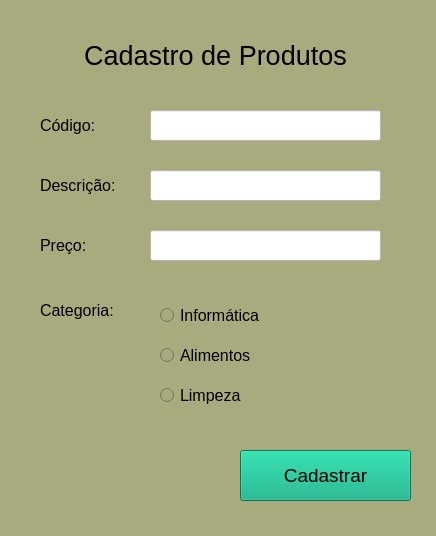
<?xml version="1.0" encoding="UTF-8"?>
<ui version="4.0">
 <class>MainWindow</class>
 <widget class="QMainWindow" name="MainWindow">
  <property name="geometry">
   <rect>
    <x>0</x>
    <y>0</y>
    <width>436</width>
    <height>536</height>
   </rect>
  </property>
  <property name="windowTitle">
   <string>MainWindow</string>
  </property>
  <property name="styleSheet">
   <string notr="true">background-color: rgb(170, 170, 127);</string>
  </property>
  <widget class="QWidget" name="centralwidget">
   <widget class="QLabel" name="label">
    <property name="geometry">
     <rect>
      <x>40</x>
      <y>20</y>
      <width>351</width>
      <height>71</height>
     </rect>
    </property>
    <property name="font">
     <font>
      <pointsize>20</pointsize>
     </font>
    </property>
    <property name="text">
     <string>Cadastro de Produtos</string>
    </property>
    <property name="alignment">
     <set>Qt::AlignCenter</set>
    </property>
   </widget>
   <widget class="QLabel" name="label_2">
    <property name="geometry">
     <rect>
      <x>40</x>
      <y>110</y>
      <width>81</width>
      <height>31</height>
     </rect>
    </property>
    <property name="font">
     <font>
      <pointsize>12</pointsize>
     </font>
    </property>
    <property name="text">
     <string>Código: </string>
    </property>
   </widget>
   <widget class="QLabel" name="label_3">
    <property name="geometry">
     <rect>
      <x>40</x>
      <y>170</y>
      <width>101</width>
      <height>31</height>
     </rect>
    </property>
    <property name="font">
     <font>
      <pointsize>12</pointsize>
     </font>
    </property>
    <property name="text">
     <string>Descrição:</string>
    </property>
   </widget>
   <widget class="QLabel" name="label_4">
    <property name="geometry">
     <rect>
      <x>40</x>
      <y>230</y>
      <width>61</width>
      <height>31</height>
     </rect>
    </property>
    <property name="font">
     <font>
      <pointsize>12</pointsize>
     </font>
    </property>
    <property name="text">
     <string>Preço:</string>
    </property>
   </widget>
   <widget class="QLineEdit" name="lineEdit">
    <property name="geometry">
     <rect>
      <x>150</x>
      <y>110</y>
      <width>231</width>
      <height>31</height>
     </rect>
    </property>
    <property name="styleSheet">
     <string notr="true">background-color: rgb(255, 255, 255);</string>
    </property>
   </widget>
   <widget class="QLineEdit" name="lineEdit_2">
    <property name="geometry">
     <rect>
      <x>150</x>
      <y>170</y>
      <width>231</width>
      <height>31</height>
     </rect>
    </property>
    <property name="styleSheet">
     <string notr="true">background-color: rgb(255, 255, 255);</string>
    </property>
   </widget>
   <widget class="QLineEdit" name="lineEdit_3">
    <property name="geometry">
     <rect>
      <x>150</x>
      <y>230</y>
      <width>231</width>
      <height>31</height>
     </rect>
    </property>
    <property name="styleSheet">
     <string notr="true">background-color: rgb(255, 255, 255);</string>
    </property>
   </widget>
   <widget class="QRadioButton" name="radioButton">
    <property name="geometry">
     <rect>
      <x>160</x>
      <y>300</y>
      <width>141</width>
      <height>31</height>
     </rect>
    </property>
    <property name="font">
     <font>
      <pointsize>12</pointsize>
     </font>
    </property>
    <property name="text">
     <string>Informática</string>
    </property>
   </widget>
   <widget class="QRadioButton" name="radioButton_2">
    <property name="geometry">
     <rect>
      <x>160</x>
      <y>340</y>
      <width>131</width>
      <height>31</height>
     </rect>
    </property>
    <property name="font">
     <font>
      <pointsize>12</pointsize>
     </font>
    </property>
    <property name="text">
     <string>Alimentos</string>
    </property>
   </widget>
   <widget class="QRadioButton" name="radioButton_3">
    <property name="geometry">
     <rect>
      <x>160</x>
      <y>380</y>
      <width>131</width>
      <height>31</height>
     </rect>
    </property>
    <property name="font">
     <font>
      <pointsize>12</pointsize>
     </font>
    </property>
    <property name="text">
     <string>Limpeza</string>
    </property>
   </widget>
   <widget class="QLabel" name="label_5">
    <property name="geometry">
     <rect>
      <x>40</x>
      <y>290</y>
      <width>111</width>
      <height>41</height>
     </rect>
    </property>
    <property name="font">
     <font>
      <pointsize>12</pointsize>
     </font>
    </property>
    <property name="text">
     <string>Categoria:</string>
    </property>
   </widget>
   <widget class="QPushButton" name="pushButton">
    <property name="geometry">
     <rect>
      <x>240</x>
      <y>450</y>
      <width>171</width>
      <height>51</height>
     </rect>
    </property>
    <property name="font">
     <font>
      <pointsize>14</pointsize>
     </font>
    </property>
    <property name="styleSheet">
     <string notr="true">background-color: rgb(0, 170, 127);</string>
    </property>
    <property name="text">
     <string>Cadastrar</string>
    </property>
   </widget>
  </widget>
 </widget>
 <resources/>
 <connections/>
</ui>
